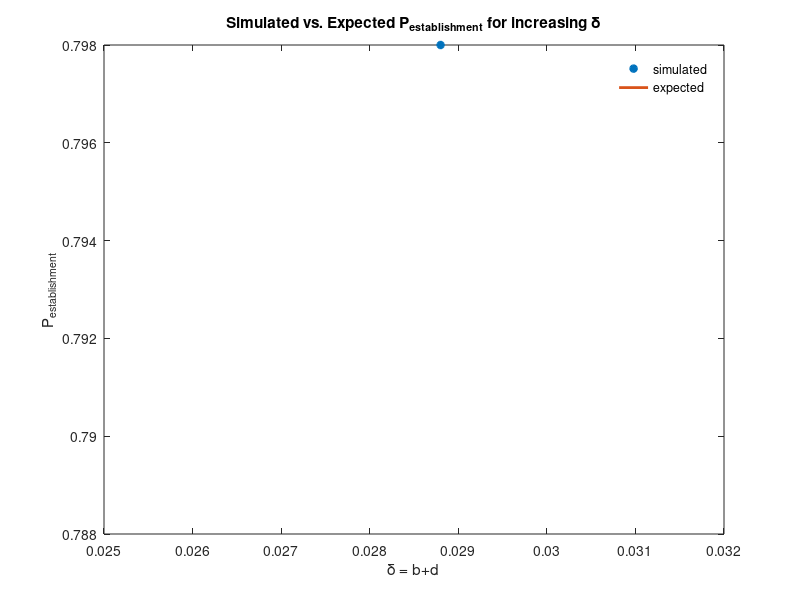
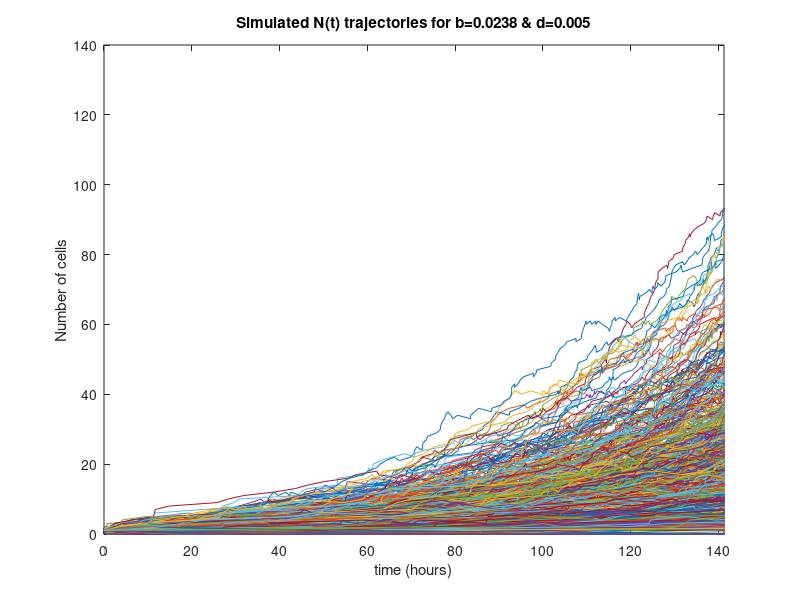
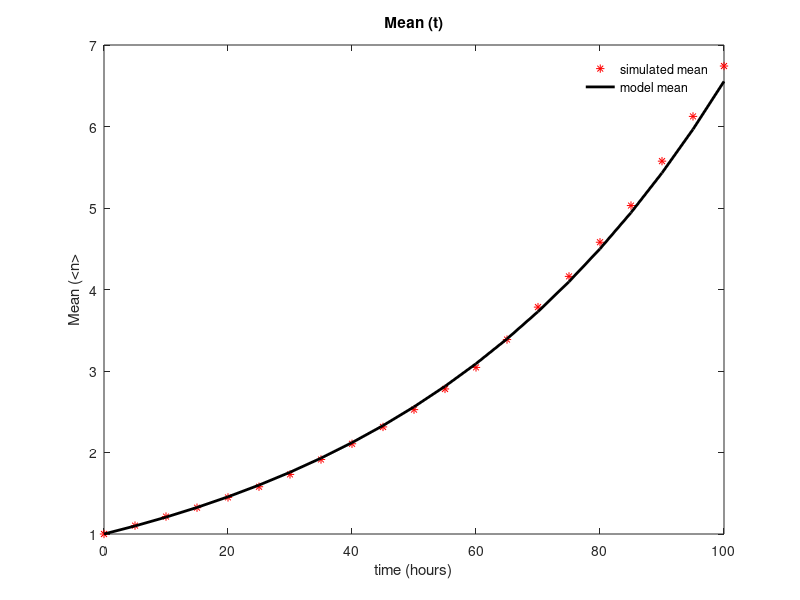
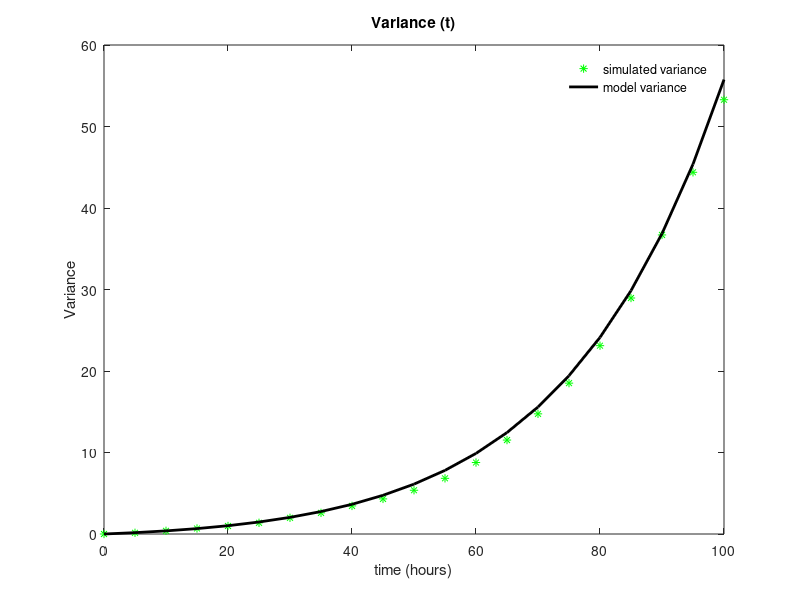

These figures' MATLAB source, in order: (Note: this script raises an error after producing the figures.)
% Moment- Approach fitting of stochastic birth-death process for small cell
% number data

% This code is first attempt to use moment-approach (so mean and
% variance)of N(t) trajectories to fit small cell number well data.

% We will start by simulating stochastic cell trajectories using a set b
% and d, and see if we can use the following equations for <n(t)> and V(t)
% to perform parameter estimation in Bayesian framework
% For random birth death process we have:

%d<n>/dt=(b-d)<n>
%<n>= n0exp[(b-d)t]
%dV/dt =  (b-d) V + (b+d) <n>
%V= [(b+d)/2(b-d)]*n0*exp((b-d)t)*[exp((b-d)t)-1]

close all; clear all; clc

% Start by generating 20 n0=1 trajectories
% assume birth rate = 0.0238, death rate = 0.005
% Set up time and N counter
Ninit = [1 2 4 8 16 32 48 64 128];
Ninit = 1;
for i = 1:length(Ninit)
b = 0.0233 + .0005; % birth rate .0005*i to get b+d to increase
d = 0.0045 + .0005; % death rate
delta(i)= b+d;
%birth_n = b*N; % birth hazard function
%death_n = d*N; % death hazard function
num_samps = 1000;
num_iters = 150;
take_offs = 0;
state = zeros(num_iters,num_samps);
tstate = zeros(num_iters,num_samps);
state(1,:) = Ninit(i); % at time 0, number of cells =N
tjump(1, :) = 0; % start at time 0
ct_extinct = 0;
for j = 1:num_samps

    N=Ninit(i);
    N0 = N;
    time(1)= 0;
for k = 2:num_iters
    birth_n = b*N; % birth 
    death_n = d*N; % death 
    if N==0
        N=0;
    else
        r = rand;
        if r< (birth_n)/(birth_n+death_n)
        N = N+1;
        end
        if r>= (birth_n)/(birth_n+death_n)
        N = N-1;
        end
    end
    state(k, j) = N;
    % set time step to be proportional
    r2=rand;
    tstep =-log(r2)/(birth_n + death_n);
    if tstep == Inf
        % make tstep same as previous?
        tstep = 1;
    end
    time = time + tstep;
    tstate(k,j) = time;
    
    % If N goes below 0, cells go extinct, N=0 throughout
    if N <= 0
       state(k:end,j) = 0;
    end
   
end
    
    thres = 0;
     if state(end,j) > thres
        take_offs= take_offs +1;
     end 
    ind(j) = state(end,j)>thres;


end
  P_takeoff(i)= take_offs/num_samps;
  P_tkoff_theor(i) = 1-((d/b).^Ninit(i));
  end

% find minimum time "measured"
tmin = min(tstate(end, :));

% add constant technical noise to data
sigmaT = 0.1; % guess that on average count is off by one quarter of a cell?
state = state+ round(normrnd(0, sigmaT,size(state)));
% eliminate those below 0
for j=1:size(state,1)
    for i = 1:size(state,2)
        if state(j,i)<0
            state(j,i)=0;
        end
    end
end
%% Plot P_est with simulated data vs expected value
% use this figure when want to see the effect of increased both b and d
% alpha) but holding b-d constant
figure;
plot(delta,P_takeoff, '*', 'LineWidth',2)
hold on
plot(delta, P_tkoff_theor,'-','LineWidth',2)
xlabel('\delta = b+d')
ylabel('P_{establishment}')
title('Simulated vs. Expected P_{establishment} for increasing \delta')
legend('simulated', 'expected')
legend boxoff


P_est_theor=1-((d/b).^Ninit);
% take this figure when holding b-d constant and just want to see effect on
% P est
% figure;
% plot(Ninit(1:5), P_est_theor(1:5),'-', 'LineWidth',2)
% hold on
% plot(Ninit(1:5), P_takeoff(1:5), '*', 'LineWidth',2)
% xlabel('Initial cell number')
% ylabel('P_est')
% title('P_{est} vs. N_{0} for constant \delta and b-d')
% legend('expected', 'measured from simulation')
% legend boxoff
%% Plot simulated cell number trajectories out to minimum time reached
figure;
hold off
for j = 1:num_samps
plot(tstate(:,j), state(:,j))
hold on
end
xlim([0, tmin])
xlabel('time (hours)')
ylabel('Number of cells')
title(['Simulated N(t) trajectories for b=', num2str(b), ' & d=', num2str(d)])


%% UNIFORM SAMPLING from stochastic trajectories 
%Want to smooth by sampling from N at tsamp
tstart=0;
tint=5;

 tsamp = tstart:tint:100+tstart;
%tsamp = tstart:tint:round(tmin);
for j = 1:num_samps
    tstoch = tstate(:,j);
    Nstoch = state(:,j);

for i = 1:length(tsamp)
    % find nearest tstate that is less that tsamp
    ind =find(tstoch<=tsamp(i),1,'last');
    tfind = tstoch(ind);
    Nsamp(i,j)=Nstoch(ind);
end

end
% Plot Sampled Data from Stochastic Simulations alongside expected values of mean and variance

%% Expected values for <n>, <n^2>, and variance using numerical solver
tsamp =tsamp(1:end);
mu_data = mean(Nsamp,2);
n_2_data = mean((Nsamp.^2),2);
n_3_data = mean((Nsamp.^3),2);
n_4_data = mean((Nsamp.^4),2);
var_data = n_2_data - ((mu_data).^2);
var4_data = n_4_data - ((mu_data).^4);



V0 = 0;
C_init(1)=N0;
C_init(2)=N0.^2;
C_init(3)= N0.^3;
C_init(4)= N0.^4;
C_init(5) = V0;
C_init(6)= V0;

f = @(t,C) [(b-d)*C(1); % dn/dt
            2*C(2)*(b-d) + C(1)*(b+d);   % dn2/dt
            3*C(3)*(b-d) + 3*C(2)*(b+d) + C(1)*(b-d); %dn3/dt
            4*C(4)*(b-d)+ 6*C(3)*(b+d) + 4*C(2)*(b-d) + C(1)*(b+d); % dn4/dt
            2*C(5)*(b-d) + (b+d)*C(1); %dV2dt
            4*C(4)*(b-d)+ 6*C(3)*(b+d) + 4*C(2)*(b-d) + C(1)*(b+d)-4*(C(1).^3)*(b-d)*C(1)];%dV4dt
            %4*C(4)*(b-d)+6*C(3)*(b+d) - 12*C(3)*(b-d)+ 4*C(2)*(b-d) - 12*C(2)*(b+d)-4*C(1)*(b-d)+C(1)*(b+d)]; %dV4dt
options1 = odeset('Refine',1);  
options = odeset(options1,'NonNegative',1:6);
[t,C]=ode45(f, tsamp,C_init, options);
mu_C= C(:,1);
n2_C= C(:,2);
n3_C = C(:,3);
n4_C = C(:,4);
v2_C = C(:,5);
v4_C=C(:,6);
%%
mu_data = mean(Nsamp,2);
n_2_data = mean((Nsamp.^2),2);
n_3_data = mean((Nsamp.^3),2);
n_4_data = mean((Nsamp.^4),2);
var_data = n_2_data - ((mu_data).^2);
var4_data = n_4_data - ((mu_data).^4);
%var_data = (std(Nsamp,0,2).^2);

figure;
plot(tsamp, mu_data(1:end), 'r*')
hold on
plot(tsamp, mu_C, 'k-', 'LineWidth',2)
xlabel('time (hours)')
ylabel('Mean (<n>')
title('Mean (t)')
legend('simulated mean', 'model mean')
legend boxoff

figure;
plot(tsamp, var_data(1:end), 'g*')
hold on
plot(tsamp, v2_C, 'k-', 'LineWidth',2)
xlabel('time (hours)')
ylabel('Variance')
title('Variance (t)')
legend('simulated variance', 'model variance')
legend boxoff

%%


figure;
subplot(1,4,1)
plot(tsamp, mu_data(1:end), 'r*')
hold on
plot(tsamp, mu_C, 'k-', 'LineWidth',2)
xlabel('time (hours)')
ylabel('<n>')
title('Expected vs. simulated mu')
legend('mean n simulated data', 'expected mean n')
legend boxoff

subplot(1,4,2)
plot(tsamp, n_2_data(1:end), 'g*')
hold on
plot(tsamp, n2_C, 'b-', 'LineWidth',2)
xlabel('time (hours)')
ylabel('<n2>')
title('Expected vs. simulated <n2>')
legend('<n2> in simulated data', 'expected <n2>')
legend boxoff

subplot(1,4,3)
plot(tsamp, n_3_data(1:end), 'm*')
hold on
plot(tsamp, n3_C, 'b-', 'LineWidth',2)
xlabel('time (hours)')
ylabel('<n3>')
title('Expected vs. simulated <n3>')
legend('<n3> in simulated data', 'expected <n3>')
legend boxoff

subplot(1,4,4)
plot(tsamp, n_4_data(1:end), 'm*')
hold on
plot(tsamp, n4_C, 'b-', 'LineWidth',2)
xlabel('time (hours)')
ylabel('<n4>')
title('Expected vs.  simulated <n4>')
legend('<n4> in simulated data', 'expected <n3>')
legend boxoff

figure;
subplot(1,2,1)
plot(tsamp, var_data(1:end), 'm*')
hold on
plot(tsamp, v2_C, 'b-', 'LineWidth',2)
xlabel('time (hours)')
ylabel('Variance')
title('Expected vs.  simulated Variance')
legend('Variance in simulated data', 'expected Variance')
legend boxoff

subplot(1,2,2)
plot(tsamp, var4_data(1:end), 'r*')
hold on
plot(tsamp, v4_C, 'b-', 'LineWidth',2)
xlabel('time (hours)')
ylabel('Variance')
title('Expected vs.  simulated 4th order var')
legend('4th order var in simulated data', 'expected 4th order var')
legend boxoff
%% Expected values for <n>, <n^2>, and variance using closed form solutions

% data values for mean, variance, and fourth moment
mu_data = mean(Nsamp,2);
n_2_data = mean((Nsamp.^2),2);
var_data = n_2_data - ((mu_data).^2);
sum_sq_diff= zeros(length(tsamp),1);
sum_quad_diff=zeros(length(tsamp),1);
for j = 1:num_samps
    sq_diff=(Nsamp(:,j)-mu_data).^2;
    quad_diff = (Nsamp(:,j)-mu_data).^4;
    sum_sq_diff = sum_sq_diff + sq_diff;
    sum_quad_diff = sum_quad_diff + quad_diff;
end
var_data2= sum_sq_diff/num_samps; % this just confirms that both ways of calculating variance are the same
var_data4 = sum_quad_diff/num_samps;
%%
%var_data = (std(Nsamp,0,2).^2);
p = horzcat(b,d);
mu_n = mu_fxn(p,tsamp, N0);
V_n= V_fxn(p,tsamp,N0, V0);

n_2_n= second_mom_fxn(p,tsamp,N0);
%V_n = n_2_n - (mu_n).^2;

figure;
hold on 
for j = 1:num_samps
plot(tsamp,Nsamp(1:end,j), 'r.');
hold on
plot(tstate(:,j), state(:,j),'b.');
end
plot(tsamp, mu_n, 'k-', 'LineWidth',3)
xlabel ('time (hours)')
ylabel('<n> expected')
xlim([0, tsamp(end)])
title('Mean value of N in time for N0=1 closed form')

figure;
plot(tsamp, mu_data, 'r*')
hold on
plot(tsamp, mu_n, 'k-', 'LineWidth',2)
xlabel('time (hours)')
ylabel('<n>')
title(['Expected vs. simulated mean cell number, N_{0}=',num2str(Ninit), ', N_{runs}=',num2str(num_samps)])
legend('mean n simulated data', 'expected mean n')
legend boxoff


figure;
plot(tsamp, var_data(1:end), 'g*')
hold on
plot(tsamp, var_data2(1:end), 'b*')
plot(tsamp, V_n, 'k-', 'LineWidth',2)
xlabel('time (hours)')
ylabel('Variance')
title('Expected vs. simulated variance closed form')
legend('variance in simulated data', 'expected variance')
legend boxoff


%% try your V4 fxn
%[V4] = V4_fxn(p, N0, tstart, tint);
 V4 =V4_fxn_ODE(p, N0, V0, tsamp);
%V4samp = interp1(tsamp,tODE,V4);
% Next need to write 
figure;
plot(tsamp, V4,'g-')
hold on
plot(tsamp, var4_data, 'b*')
xlabel('time (hours)')
ylabel('Variance')
title('Simulated fourth moment')
legend('fourth moment SSA fxn', 'fourth moment simulated data')
legend boxoff

%% Find mean and variance at each time point
mu_n = mu_fxn(p,tsamp, N0);
%V_n = n_2_n - (mu_n).^2;
V0=0;
V_n = V_fxn(p,tsamp(2:end),N0, V0);


mu_data = mean(Nsamp,2);
n_2_data = mean((Nsamp.^2),2);
var_data = n_2_data - ((mu_data).^2);
%var_data = (std(Nsamp,0,2).^2);

figure;

plot(tsamp, mu_data, 'r*')
hold on
plot(tsamp, mu_n, 'k-', 'LineWidth',2)
xlabel('time (hours)')
ylabel('<n>')
title(['Expected vs. simulated mean cell number, N_{0}=',num2str(Ninit), ', N_{runs}=',num2str(num_samps)])
legend('mean n simulated data', 'expected mean n')
legend boxoff

figure;
plot(tsamp, var_data, 'g*')
hold on
plot(tsamp(2:end), V_n, 'k-', 'LineWidth',2)
xlabel('time (hours)')
ylabel('Variance')
title('Expected vs. simulated variance')
legend('variance in simulated data', 'expected variance')
legend boxoff
%% Expected variance as b+d increases
for i = 1:5
    % increase b and d at every iteration
    b_test(i)= b+ .01*i;
    d_test(i)= d + .01*i;
    p_test(i,:) = vertcat(b_test(i), d_test(i));
    var_test(:,i) = V_fxn(p_test(i,:),tsamp,N0, V0);
    delta(i) = (b_test(i)+d_test(i))./2;
    P_takeoff(i) = (1-(d_test(i)./b_test(i)).^N0);
end
%
figure;
for i = 1:5
plot(tsamp, var_test(:,i), 'LineWidth',2)
hold on
text(tsamp(end-4), var_test(end-2,i), ['\delta=', num2str(delta(i)),', P_{est}=' num2str(round(P_takeoff(i),3))])
end
xlabel('time (hours)')
ylabel('Expected Variance')
title(['Variance over time for constant b-d =', num2str(b-d), ', increasing b+d(\delta)'])

figure;
plot(delta, P_takeoff, 'o-', 'LineWidth',2)
xlabel('\delta = b+d')
ylabel('P_{establishment}')
title('Theoretical \delta vs. P_est for constant b-d')
%% Perform Bayesian parameter estimation
% Want to fit parameters b, d, and sigma
t=tsamp(2:end); % only want to fit data after initial condition
N=num_samps;
% need to make N0 and V0 at time tsamp(2)=t0

% For now, start by assuming sigma = 1 and fit for b and d

pfxform = @(pval)[1 1].*log(pval); %'forward' parameter transform into Reals
pfxform4 = @(pval)[1 1 1 1].*log(pval); % for fitting with 4 params
pbxform = @(phat)[1 1].*exp(phat); %'backward' parameter transform into model space
pbxform4 = @(phat)[1 1 1 1].*exp(phat); % for fitting with 4 params
yfxform = @(y)log(y); % 'forward' transform for data and model output
ybxform = @(yhat)exp(yhat); % 'inverse' transform for data and model output

% Two observations to fit on, mu_data and var_data
% both use tsamp
modelfun_mu = @(p)mu_fxn(p, t, N0); % <n> for params (p) = b & d, vertical
modelfun_mu4 = @(p)mu_fxn(p(1:2), t, N0); % for fitting with sigmas
modelfun_V=@(p)V_fxn(p, t, N0, V0); % vertical
modelfun_V4= @(p)V_fxn(p(1:2),t,N0, V0);
var_in_mean =  @(p)(1/N).*(V_fxn(p, t, N0, V0)) + (sigmaT.^2).*ones(length(t),1); % vertical
var_in_mean4 = @(p)(1/N).*(V_fxn(p(1:2), t, N0, V0)) + ((p(3).^2)).*ones(length(t),1);
var_in_mean_data = (1/N).*var_data;


% To find fourth order moment, take parameters, simulate 100 trajectories,
% and find the corresponding v4


var_in_var = @(p)(1/N).*(V4_fxn_ODE(p,N0, V0, t)-(((N-3)./(N-1)).*(V_fxn(p, t, N0, V0).^2))) + 2*sigmaT;
var_in_var4=@(p)(1/N).*(V4_fxn_ODE(p(1:2),N0, V0, t)-(((N-3)./(N-1)).*(V_fxn(p(1:2), t, N0, V0).^2))) + ((p(4).^2).*ones(length(t),1));
var_in_var_data = (1/N).*(var_data4(2:end)-(((N-3)/(N-1)).*(var_data(2:end).^2)));
%var_in_var = @(p)(1/N).*(var_data4(2:end)- (((N-3)/(N-1)).*((V_fxn(p, t, N0, V0))'.^2)));

% Initial guess
bguess = b +.005;
dguess = d + .001;
theta = [bguess,dguess];

sig1 = 0.1;
sig2 = 0.1;

theta4 = horzcat(theta, sig1, sig2);

% Don't fit on first time point because variance will be 0
v_data= var_data(2:end);
m_data = mu_data(2:end);
n2_data = n_2_data;
ydata = horzcat(m_data,v_data);
mudata = m_data;
vardata= v_data;
%% Compute the negative log likelihood not using log transforms!

Jnew = @(phat) (sum(((mudata-modelfun_mu(pbxform(phat))).^2)./(2.*sqrt(var_in_mean(pbxform(phat)))) + log(sqrt(var_in_mean(pbxform(phat)))) + 0.5*log(2*pi))+...
    sum(((vardata-modelfun_V(pbxform(phat))).^2)./(2.*sqrt(var_in_var(pbxform(phat)))) + log(sqrt(var_in_var(pbxform(phat)))) + 0.5*log(2*pi)));
J_t = @(phat) ((((mudata-modelfun_mu(pbxform(phat))).^2)./(2.*sqrt(var_in_mean(pbxform(phat)))) + log(sqrt(var_in_mean(pbxform(phat)))) + 0.5*log(2*pi))+...
    (((vardata-modelfun_V(pbxform(phat))).^2)./(2.*sqrt(var_in_var(pbxform(phat)))) + log(sqrt(var_in_var(pbxform(phat)))) + 0.5*log(2*pi)));

objfun_Jnew = @(phat)(Jnew(phat));
lb = [0 0 ];
ub = [ Inf Inf ];
[phatbest_Jnew,fval,exitflag] = fminsearchbnd(objfun_Jnew, pfxform(theta), pfxform(lb), pfxform(ub));% need a better way to search parameter space,i.e. montecarlo
negLLguessnew= objfun_Jnew(pfxform(theta))
negLLtruenew= objfun_Jnew(pfxform(p))
negLLfit= objfun_Jnew(phatbest_Jnew)
params_best_Jnew= pbxform(phatbest_Jnew)

% look at it in time
negLLtruet=J_t(pfxform(p));
negLLguesst=J_t(pfxform(theta));
negLLfitt = J_t(phatbest_Jnew);
figure;
plot(t, negLLtruet,'*', 'LineWidth',2)
hold on
plot(t, negLLguesst, 'LineWidth',2)
plot(t, negLLfitt, 'LineWidth', 2)
xlabel ('time')
ylabel('contribution to negative LL')
title('Negative LL in time')
legend('true params', 'initial guess', 'fit param')

mu_fitJst = mu_fxn(params_best_Jnew,t, N0);
V_fitJst= V_fxn(params_best_Jnew,t,N0, V0);

figure;
subplot(1,2,1)
plot(tsamp, mu_data, 'r*')
hold on
plot(t, mu_fitJst, 'b--', 'LineWidth',3)
plot(tsamp, mu_C, 'k-', 'LineWidth',2)
xlabel('time (hours)')
ylabel('<n>')
title('Bayes fit mean')
legend('data', 'fit', 'expected')
legend boxoff


subplot(1,2,2)
plot(tsamp, var_data, 'g*')
hold on
plot(t, V_fitJst, 'b--', 'LineWidth',3)
plot(tsamp, v2_C, 'k-', 'LineWidth',2)
xlabel('time (hours)')
ylabel('Variance')
title('Bayes fit variance')
legend('data', 'fit', 'expected')
legend boxoff

%% Redo MCMC Search algorithm
% 1. Uniformly sample domain and calculate negLL at each point
% 2. Take lowest negLL as initial guess 
% 3. Random walk to search for better neg LL

% set domain of b, d, and A
bvec = [ 0: 0.005: 0.05];
dvec = [ 0: 0.001: 0.01];

% make a 3D mesh
[B,D] = meshgrid(bvec, dvec); % 3D grid of parameters
Bflat = reshape(B,1,[]); % vector of bs
Dflat = reshape(D,1,[]); % vector of ds

% run loop through vector of parameters and calculate negLL

for j = 1:length(Bflat)
    % set params
    pguess(j,1:2) = horzcat(Bflat(j),Dflat(j));
    negLL(j)= objfun_Jnew(pfxform(pguess(j,1:2)));
    pguess(j,3) = negLL(j);   
end

NEGLL = reshape(negLL, size(B));
[Jinit,imin] = min(pguess(:,3));
pinit = pguess(imin,1:2)

figure;
hold off;
surf(bvec,dvec,NEGLL(:,:));
hold on
plot3(pinit(1), pinit(2), Jinit, 'r*', 'LineWidth',8)
xlabel( 'b')
ylabel('d')
zlabel('negLL')
title('Initial parameter space search')



%%  Write Markov-Chain Monte Carlo Search Algorithm


J_true= objfun_Jnew( pfxform(p));
J_curr = Jinit; % set current negLL value to inital value to initialize
count_accepted = 0; % start with no changes accepted

% Initialize a vector to store b and d params in
nruns = 10000;
store_params = zeros(nruns, 3); % store J, b,  d,for each run

% Outside the loop: initialize temperature and iterations
T0= 20;
k = 1:1:nruns;
T= T0*exp(-4*k./(nruns)); % sets up gradual cooling

 prob_test= exp((J_curr-J_true)./T(1))

% check that temperature annealing is working
figure;
hold off
set(gca,'LineWidth',1.5,'FontSize',12);
plot(k, T, 'LineWidth', 3)
xlabel('Markov step')
ylabel('Temperature')
title('Temperature Annealing')

bstep = 0.001; % step size for searching birth param
dstep = 0.001; % step size for searchign death param

% set initial guess as b1 and d1
b1=pinit(1);
d1=pinit(2);


store_acc_params = [];
store_acc_params(1,1) = Jinit;
store_acc_params(1,2) = b1;
store_acc_params(1,3) = d1;

%%
theta1 = pinit;
for k = 1:nruns
    r = rand;
    % set up to only change one parameter at a time, use rand to choose the
    % parameter to update
    if r<0.5
        % update b
        b2 = b1 + bstep*(2*rand-1);
        d2 = d1;
    end
    if r>0.5
        % update d
        d2 = d1 + dstep*(2*rand-1);
        b2 = b1;
    end

    
% Constrain search region to domain
    if b2<0 
        b2=0;
    end
    if b2>.05
        b2 = .05;
    end
    if d2<0
        d2=0;
    end
    if d2>.01
        d2 = .01;
    end
    
    
    % find the neg LL of the new params
    theta2 = horzcat(b2,d2);
    J_new = objfun_Jnew( pfxform(theta2));
    % store the  negLL and searched parameters
    store_params(k,1) = J_new;
    store_params(k,2) =b2;
    store_params(k,3) = d2;

    
    prob(k) = exp((J_curr-J_new)./T(k));
    % if Jcurr > Jnew, Jnew is better--the numerator in the exponent is positive &
    % prob>1--> change will always be accepted
    % if Jcurr < Jnew, numerator is negative, & prob <1 --> chance change
    % will be accepted
    
    if rand < prob(k) % if true, accept the change!
        b1 = b2;
        d1 = d2;

        theta1 = theta2;
        J_curr = J_new;
        count_accepted = count_accepted +1;
        % decrease search step size
        if r<0.5
            % update b step
            bstep = 0.999*bstep;
        end
        if r>0.5
            % update d step
             dstep = 0.999*dstep;
        end
        
        params(1,1) = J_curr;
        params(1,2)= b1;
        params(1,3)= d1;
        store_acc_params= vertcat(store_acc_params, params);
    else
        % increase search step size
        if r<0.5
            % update b step
            bstep = 1.001*bstep;
        end
        if r>0.5
            % update d step
             dstep = 1.001*dstep;
        end

    end
       
end
%%
params_best_MC = store_acc_params(end,2:3)
[lowest_LL,ind] = min(store_acc_params(:,1));
lowestLLparams = store_acc_params(ind, 2:3)
diff_trueMC= params_best_MC(1:2) - p;
diff_trueML=lowestLLparams-p;
pct_error(:) = 100*(abs(diff_trueMC(1:2))./p)
pct_errorML(:) = 100*(abs(diff_trueML(1:2))./p)
negLLMC = J_t(pfxform(params_best_MC));
figure;
plot(t, negLLtruet, 'LineWidth',2)
hold on
plot(t, negLLfitt, 'LineWidth',2)
plot(t, negLLMC, 'LineWidth', 2)
xlabel ('time')
ylabel('contribution to negative LL')
title('Negative LL in time')
legend('true params', 'fminsearch', 'MC fit Params')

figure;
plot(0:1:count_accepted, store_acc_params(:,1))
xlabel('iterations')
ylabel('negLL')
title('negLL')

 figure;
 plot(0:1:count_accepted, store_acc_params(:,2), 'g.')
 hold on
 plot(0:1:count_accepted, store_acc_params(:,3), 'b.')
 legend( 'birth rates', 'death rates')
 xlabel('iterations')
 ylabel('rate')
 title('Accepted birth & death parameters')
 
 
 figure;
 plot(1:1:nruns, store_params(:,2), 'g.')
 hold on
 plot(1:1:nruns, store_params(:,3), 'b.')
 legend( 'birth rates', 'death rates')
 xlabel('iterations')
 ylabel('rate')
 title('Explored birth, death, and A parameters')
 
 figure;
 plot(1:1:nruns, prob, 'r.')
 ylim([0 1])
p%%
figure;
subplot(1,2,1)
hist(store_acc_params(:,2))
ylabel('frequency')
xlabel('b')
subplot(1,2,2)
hist(store_acc_params(:,3))
ylabel('frequency')
xlabel('d')


% Plots of two parameters colored by likelihood
likelihoodval = exp(-store_acc_params(:,1));
likelihoodvalall = exp(-store_params(:,1));
pointsize = 30;
figure;
scatter(store_acc_params(:,2), store_acc_params(:,3), pointsize, likelihoodval,'filled');
colorbar
xlabel('b')
ylabel('d')
title(' b versus d colored by likelihood for accepted parameters')




